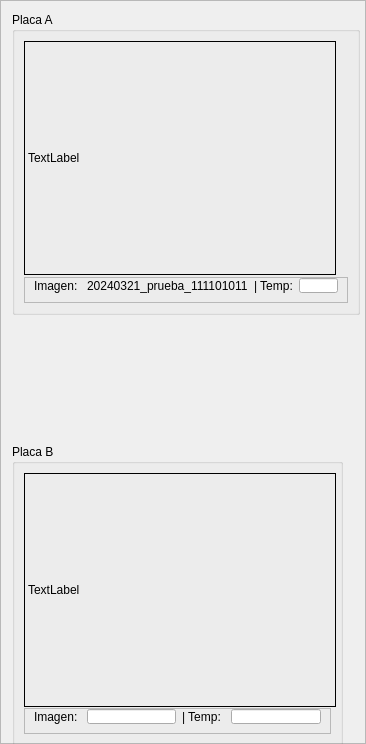
     <widget class="QFrame" name="frame_55">
      <property name="geometry">
       <rect>
        <x>400</x>
        <y>10</y>
        <width>366</width>
        <height>744</height>
       </rect>
      </property>
      <property name="minimumSize">
       <size>
        <width>366</width>
        <height>744</height>
       </size>
      </property>
      <property name="maximumSize">
       <size>
        <width>366</width>
        <height>745</height>
       </size>
      </property>
      <property name="frameShape">
       <enum>QFrame::StyledPanel</enum>
      </property>
      <property name="frameShadow">
       <enum>QFrame::Raised</enum>
      </property>
      <layout class="QVBoxLayout" name="verticalLayout_15">
       <item alignment="Qt::AlignTop">
        <widget class="QGroupBox" name="groupBox_3">
         <property name="minimumSize">
          <size>
           <width>348</width>
           <height>303</height>
          </size>
         </property>
         <property name="maximumSize">
          <size>
           <width>312</width>
           <height>274</height>
          </size>
         </property>
         <property name="title">
          <string>Placa A</string>
         </property>
         <layout class="QVBoxLayout" name="verticalLayout_16">
          <item>
           <widget class="QLabel" name="label_65">
            <property name="minimumSize">
             <size>
              <width>312</width>
              <height>234</height>
             </size>
            </property>
            <property name="maximumSize">
             <size>
              <width>312</width>
              <height>234</height>
             </size>
            </property>
            <property name="styleSheet">
             <string notr="true">border: 1px solid black;</string>
            </property>
            <property name="text">
             <string>TextLabel</string>
            </property>
           </widget>
          </item>
          <item>
           <widget class="QFrame" name="frame_56">
            <property name="maximumSize">
             <size>
              <width>16777215</width>
              <height>26</height>
             </size>
            </property>
            <property name="frameShape">
             <enum>QFrame::StyledPanel</enum>
            </property>
            <property name="frameShadow">
             <enum>QFrame::Raised</enum>
            </property>
            <layout class="QHBoxLayout" name="horizontalLayout_66">
             <property name="topMargin">
              <number>0</number>
             </property>
             <item>
              <widget class="QLabel" name="label_66">
               <property name="maximumSize">
                <size>
                 <width>47</width>
                 <height>16777215</height>
                </size>
               </property>
               <property name="text">
                <string>Imagen: </string>
               </property>
              </widget>
             </item>
             <item>
              <widget class="QLabel" name="label_71">
               <property name="text">
                <string>20240321_prueba_111101011</string>
               </property>
              </widget>
             </item>
             <item>
              <widget class="QLabel" name="label_67">
               <property name="maximumSize">
                <size>
                 <width>39</width>
                 <height>16777215</height>
                </size>
               </property>
               <property name="text">
                <string>| Temp: </string>
               </property>
              </widget>
             </item>
             <item>
              <widget class="QLineEdit" name="lineEdit_38">
               <property name="maximumSize">
                <size>
                 <width>45</width>
                 <height>16777215</height>
                </size>
               </property>
              </widget>
             </item>
            </layout>
           </widget>
          </item>
         </layout>
        </widget>
       </item>
       <item>
        <widget class="QGroupBox" name="groupBox_4">
         <property name="minimumSize">
          <size>
           <width>312</width>
           <height>302</height>
          </size>
         </property>
         <property name="maximumSize">
          <size>
           <width>331</width>
           <height>274</height>
          </size>
         </property>
         <property name="title">
          <string>Placa B</string>
         </property>
         <layout class="QVBoxLayout" name="verticalLayout_17">
          <item>
           <widget class="QLabel" name="label_68">
            <property name="minimumSize">
             <size>
              <width>312</width>
              <height>234</height>
             </size>
            </property>
            <property name="maximumSize">
             <size>
              <width>312</width>
              <height>234</height>
             </size>
            </property>
            <property name="styleSheet">
             <string notr="true">border: 1px solid black;</string>
            </property>
            <property name="text">
             <string>TextLabel</string>
            </property>
           </widget>
          </item>
          <item>
           <widget class="QFrame" name="frame_57">
            <property name="maximumSize">
             <size>
              <width>16777215</width>
              <height>26</height>
             </size>
            </property>
            <property name="frameShape">
             <enum>QFrame::StyledPanel</enum>
            </property>
            <property name="frameShadow">
             <enum>QFrame::Raised</enum>
            </property>
            <layout class="QHBoxLayout" name="horizontalLayout_67">
             <property name="topMargin">
              <number>0</number>
             </property>
             <item>
              <widget class="QLabel" name="label_69">
               <property name="text">
                <string>Imagen: </string>
               </property>
              </widget>
             </item>
             <item>
              <widget class="QLineEdit" name="lineEdit_39"/>
             </item>
             <item>
              <widget class="QLabel" name="label_70">
               <property name="text">
                <string>| Temp: </string>
               </property>
              </widget>
             </item>
             <item>
              <widget class="QLineEdit" name="lineEdit_40"/>
             </item>
            </layout>
           </widget>
          </item>
         </layout>
        </widget>
       </item>
      </layout>
     </widget>
